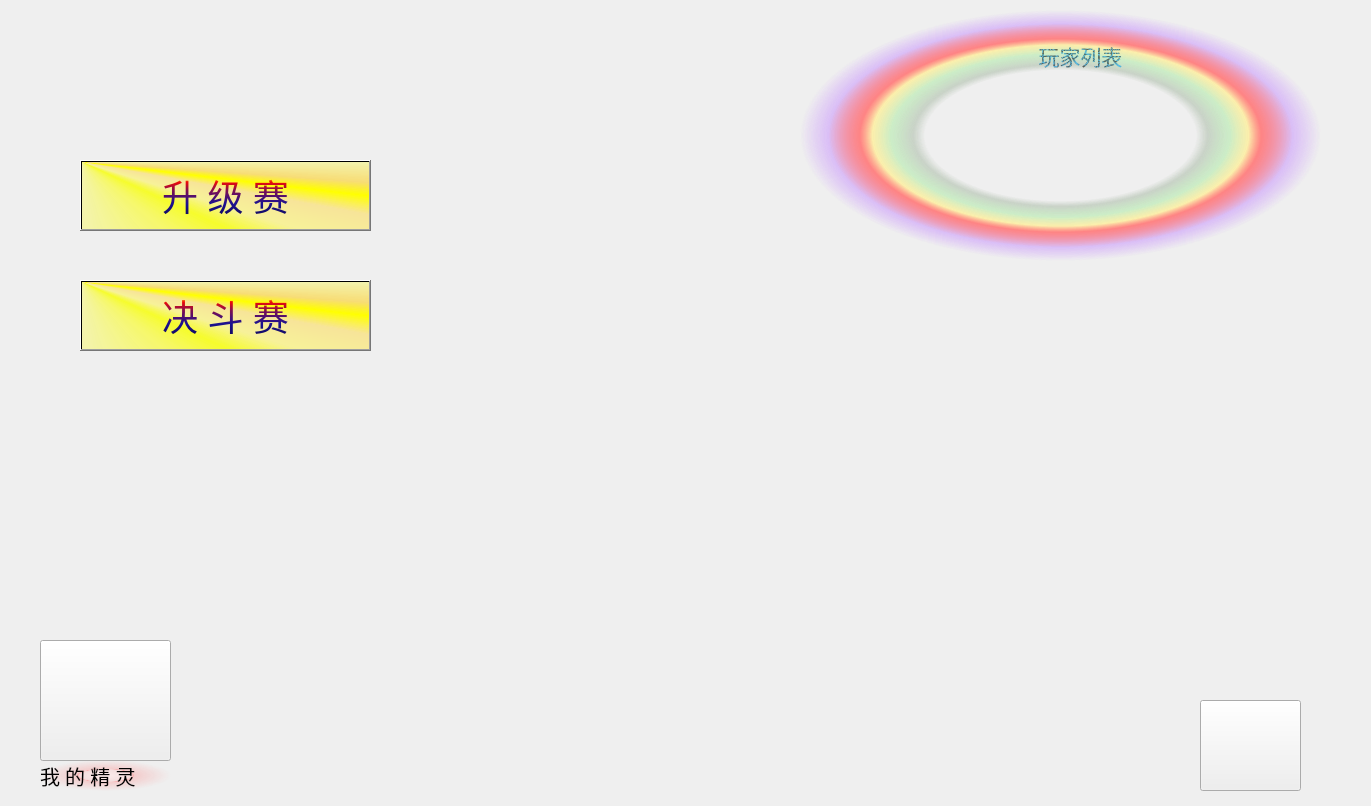
<?xml version="1.0" encoding="UTF-8"?>
<ui version="4.0">
 <class>playerWidget</class>
 <widget class="QWidget" name="playerWidget">
  <property name="geometry">
   <rect>
    <x>0</x>
    <y>0</y>
    <width>1371</width>
    <height>806</height>
   </rect>
  </property>
  <property name="sizePolicy">
   <sizepolicy hsizetype="Fixed" vsizetype="Fixed">
    <horstretch>0</horstretch>
    <verstretch>0</verstretch>
   </sizepolicy>
  </property>
  <property name="minimumSize">
   <size>
    <width>1371</width>
    <height>806</height>
   </size>
  </property>
  <property name="maximumSize">
   <size>
    <width>1371</width>
    <height>806</height>
   </size>
  </property>
  <property name="windowTitle">
   <string>POKBATTLE!</string>
  </property>
  <property name="styleSheet">
   <string notr="true"/>
  </property>
  <widget class="QPushButton" name="mypokButton">
   <property name="geometry">
    <rect>
     <x>40</x>
     <y>640</y>
     <width>131</width>
     <height>121</height>
    </rect>
   </property>
   <property name="font">
    <font>
     <family>华光胖头鱼_CNKI</family>
     <pointsize>25</pointsize>
    </font>
   </property>
   <property name="cursor">
    <cursorShape>PointingHandCursor</cursorShape>
   </property>
   <property name="styleSheet">
    <string notr="true">border-image: url(:/pokpic/pokemonlogo.png);
</string>
   </property>
   <property name="text">
    <string/>
   </property>
  </widget>
  <widget class="QLabel" name="myPokLabel">
   <property name="geometry">
    <rect>
     <x>40</x>
     <y>760</y>
     <width>131</width>
     <height>31</height>
    </rect>
   </property>
   <property name="font">
    <font>
     <family>华光胖头鱼_CNKI</family>
     <pointsize>15</pointsize>
    </font>
   </property>
   <property name="styleSheet">
    <string notr="true">background-color: qradialgradient(spread:pad, cx:0.5, cy:0.5, radius:0.5, fx:0.5, fy:0.5, stop:0 rgba(255, 235, 235, 206), stop:0.35 rgba(255, 188, 188, 80), stop:0.4 rgba(255, 162, 162, 80), stop:0.425 rgba(255, 132, 132, 156), stop:0.44 rgba(252, 128, 128, 80), stop:1 rgba(255, 255, 255, 0));</string>
   </property>
   <property name="text">
    <string>我 的 精 灵</string>
   </property>
  </widget>
  <widget class="QPushButton" name="exit">
   <property name="geometry">
    <rect>
     <x>1200</x>
     <y>700</y>
     <width>101</width>
     <height>91</height>
    </rect>
   </property>
   <property name="sizePolicy">
    <sizepolicy hsizetype="Fixed" vsizetype="Fixed">
     <horstretch>0</horstretch>
     <verstretch>0</verstretch>
    </sizepolicy>
   </property>
   <property name="cursor">
    <cursorShape>PointingHandCursor</cursorShape>
   </property>
   <property name="toolTip">
    <string>登出</string>
   </property>
   <property name="statusTip">
    <string/>
   </property>
   <property name="whatsThis">
    <string/>
   </property>
   <property name="styleSheet">
    <string notr="true">#exit{border-image: url(:/buttons/buttons/Exit (2).png);}</string>
   </property>
   <property name="text">
    <string/>
   </property>
  </widget>
  <widget class="QPushButton" name="levelUpButton">
   <property name="geometry">
    <rect>
     <x>80</x>
     <y>160</y>
     <width>291</width>
     <height>71</height>
    </rect>
   </property>
   <property name="font">
    <font>
     <family>华光胖头鱼_CNKI</family>
     <pointsize>27</pointsize>
    </font>
   </property>
   <property name="cursor">
    <cursorShape>PointingHandCursor</cursorShape>
   </property>
   <property name="styleSheet">
    <string notr="true">color:qlineargradient(spread:pad, x1:0, y1:1, x2:0, y2:0, stop:0 rgba(0, 0, 0, 255), stop:0.05 rgba(14, 8, 73, 255), stop:0.36 rgba(28, 17, 145, 255), stop:0.6 rgba(126, 14, 81, 255), stop:0.75 rgba(234, 11, 11, 255), stop:0.79 rgba(244, 70, 5, 255), stop:0.86 rgba(255, 136, 0, 255), stop:0.935 rgba(239, 236, 55, 255));
background-color: qconicalgradient(cx:0, cy:0, angle:135, stop:0 rgba(255, 255, 0, 69), stop:0.375 rgba(255, 255, 0, 69), stop:0.423533 rgba(251, 255, 0, 145), stop:0.45 rgba(247, 255, 0, 208), stop:0.477581 rgba(255, 244, 71, 130), stop:0.518717 rgba(255, 218, 71, 130), stop:0.55 rgba(255, 255, 0, 255), stop:0.57754 rgba(255, 203, 0, 130), stop:0.625 rgba(255, 255, 0, 69), stop:1 rgba(255, 255, 0, 69));</string>
   </property>
   <property name="text">
    <string>升 级 赛</string>
   </property>
  </widget>
  <widget class="QPushButton" name="duelButton">
   <property name="geometry">
    <rect>
     <x>80</x>
     <y>280</y>
     <width>291</width>
     <height>71</height>
    </rect>
   </property>
   <property name="font">
    <font>
     <family>华光胖头鱼_CNKI</family>
     <pointsize>27</pointsize>
    </font>
   </property>
   <property name="cursor">
    <cursorShape>PointingHandCursor</cursorShape>
   </property>
   <property name="focusPolicy">
    <enum>Qt::NoFocus</enum>
   </property>
   <property name="layoutDirection">
    <enum>Qt::LeftToRight</enum>
   </property>
   <property name="styleSheet">
    <string notr="true">color: qlineargradient(spread:pad, x1:0, y1:1, x2:0, y2:0, stop:0 rgba(0, 0, 0, 255), stop:0.05 rgba(14, 8, 73, 255), stop:0.36 rgba(28, 17, 145, 255), stop:0.6 rgba(126, 14, 81, 255), stop:0.75 rgba(234, 11, 11, 255), stop:0.79 rgba(244, 70, 5, 255), stop:0.86 rgba(255, 136, 0, 255), stop:0.935 rgba(239, 236, 55, 255));
background-color: qconicalgradient(cx:0, cy:0, angle:135, stop:0 rgba(255, 255, 0, 69), stop:0.375 rgba(255, 255, 0, 69), stop:0.423533 rgba(251, 255, 0, 145), stop:0.45 rgba(247, 255, 0, 208), stop:0.477581 rgba(255, 244, 71, 130), stop:0.518717 rgba(255, 218, 71, 130), stop:0.55 rgba(255, 255, 0, 255), stop:0.57754 rgba(255, 203, 0, 130), stop:0.625 rgba(255, 255, 0, 69), stop:1 rgba(255, 255, 0, 69));</string>
   </property>
   <property name="text">
    <string>决 斗 赛</string>
   </property>
  </widget>
  <widget class="QScrollArea" name="playerListScroll">
   <property name="geometry">
    <rect>
     <x>800</x>
     <y>10</y>
     <width>521</width>
     <height>251</height>
    </rect>
   </property>
   <property name="focusPolicy">
    <enum>Qt::StrongFocus</enum>
   </property>
   <property name="styleSheet">
    <string notr="true">background-color:qradialgradient(spread:pad, cx:0.5, cy:0.5, radius:0.5, fx:0.5, fy:0.5, stop:0 rgba(0, 0, 0, 0), stop:0.52 rgba(0, 0, 0, 0), stop:0.565 rgba(82, 121, 76, 33), stop:0.65 rgba(159, 235, 148, 64), stop:0.721925 rgba(255, 238, 150, 129), stop:0.77 rgba(255, 128, 128, 204), stop:0.89 rgba(191, 128, 255, 64), stop:1 rgba(0, 0, 0, 0))</string>
   </property>
   <property name="frameShape">
    <enum>QFrame::NoFrame</enum>
   </property>
   <property name="widgetResizable">
    <bool>true</bool>
   </property>
   <widget class="QWidget" name="playerListWidget">
    <property name="geometry">
     <rect>
      <x>0</x>
      <y>0</y>
      <width>521</width>
      <height>251</height>
     </rect>
    </property>
    <widget class="QLabel" name="onlinePlayerLabel">
     <property name="geometry">
      <rect>
       <x>210</x>
       <y>10</y>
       <width>141</width>
       <height>71</height>
      </rect>
     </property>
     <property name="font">
      <font>
       <family>华光胖头鱼_CNKI</family>
       <pointsize>16</pointsize>
      </font>
     </property>
     <property name="styleSheet">
      <string notr="true">color: qradialgradient(spread:repeat, cx:0.5, cy:0.5, radius:0.077, fx:0.5, fy:0.5, stop:0 rgba(0, 169, 255, 147), stop:0.497326 rgba(0, 0, 0, 147), stop:1 rgba(0, 169, 255, 147));background-color:transparent;</string>
     </property>
     <property name="text">
      <string>玩家列表</string>
     </property>
     <property name="alignment">
      <set>Qt::AlignCenter</set>
     </property>
    </widget>
   </widget>
  </widget>
  <widget class="QLabel" name="levelgold">
   <property name="geometry">
    <rect>
     <x>460</x>
     <y>0</y>
     <width>141</width>
     <height>141</height>
    </rect>
   </property>
   <property name="toolTip">
    <string>拥有15个15级宠物精灵</string>
   </property>
   <property name="whatsThis">
    <string>&lt;html&gt;&lt;head/&gt;&lt;body&gt;&lt;p&gt;拥有15个15级宠物&lt;/p&gt;&lt;/body&gt;&lt;/html&gt;</string>
   </property>
   <property name="text">
    <string/>
   </property>
   <property name="pixmap">
    <pixmap resource="pokemonClientGUI.qrc">:/pokpic/levelgold.png</pixmap>
   </property>
   <property name="scaledContents">
    <bool>true</bool>
   </property>
  </widget>
  <widget class="QLabel" name="pokcopper">
   <property name="geometry">
    <rect>
     <x>10</x>
     <y>10</y>
     <width>111</width>
     <height>101</height>
    </rect>
   </property>
   <property name="toolTip">
    <string>拥有5只宠物精灵</string>
   </property>
   <property name="whatsThis">
    <string>&lt;html&gt;&lt;head/&gt;&lt;body&gt;&lt;p&gt;拥有5只宠物精灵&lt;/p&gt;&lt;/body&gt;&lt;/html&gt;</string>
   </property>
   <property name="accessibleDescription">
    <string/>
   </property>
   <property name="text">
    <string/>
   </property>
   <property name="pixmap">
    <pixmap resource="pokemonClientGUI.qrc">:/pokpic/pokcopper.png</pixmap>
   </property>
   <property name="scaledContents">
    <bool>true</bool>
   </property>
  </widget>
  <widget class="QLabel" name="poksilver">
   <property name="geometry">
    <rect>
     <x>160</x>
     <y>10</y>
     <width>131</width>
     <height>101</height>
    </rect>
   </property>
   <property name="toolTip">
    <string>拥有10只宠物精灵</string>
   </property>
   <property name="whatsThis">
    <string>&lt;html&gt;&lt;head/&gt;&lt;body&gt;&lt;p&gt;拥有10只宠物精灵&lt;/p&gt;&lt;/body&gt;&lt;/html&gt;</string>
   </property>
   <property name="text">
    <string/>
   </property>
   <property name="pixmap">
    <pixmap resource="pokemonClientGUI.qrc">:/pokpic/poksilver.png</pixmap>
   </property>
   <property name="scaledContents">
    <bool>true</bool>
   </property>
  </widget>
  <widget class="QLabel" name="levelsilver">
   <property name="geometry">
    <rect>
     <x>260</x>
     <y>10</y>
     <width>121</width>
     <height>121</height>
    </rect>
   </property>
   <property name="toolTip">
    <string>拥有10个15级宠物精灵</string>
   </property>
   <property name="whatsThis">
    <string>&lt;html&gt;&lt;head/&gt;&lt;body&gt;&lt;p&gt;拥有10个15级宠物&lt;/p&gt;&lt;/body&gt;&lt;/html&gt;</string>
   </property>
   <property name="text">
    <string/>
   </property>
   <property name="pixmap">
    <pixmap resource="pokemonClientGUI.qrc">:/pokpic/levelsilver.png</pixmap>
   </property>
   <property name="scaledContents">
    <bool>true</bool>
   </property>
  </widget>
  <widget class="QLabel" name="levelcopper">
   <property name="geometry">
    <rect>
     <x>90</x>
     <y>30</y>
     <width>111</width>
     <height>111</height>
    </rect>
   </property>
   <property name="toolTip">
    <string>拥有5个15级宠物精灵</string>
   </property>
   <property name="whatsThis">
    <string>&lt;html&gt;&lt;head/&gt;&lt;body&gt;&lt;p&gt;拥有5个15级宠物&lt;/p&gt;&lt;/body&gt;&lt;/html&gt;</string>
   </property>
   <property name="text">
    <string/>
   </property>
   <property name="pixmap">
    <pixmap resource="pokemonClientGUI.qrc">:/pokpic/levelcopper.png</pixmap>
   </property>
   <property name="scaledContents">
    <bool>true</bool>
   </property>
  </widget>
  <widget class="QLabel" name="pokgold">
   <property name="geometry">
    <rect>
     <x>360</x>
     <y>0</y>
     <width>121</width>
     <height>111</height>
    </rect>
   </property>
   <property name="toolTip">
    <string>拥有15只宠物精灵</string>
   </property>
   <property name="whatsThis">
    <string>&lt;html&gt;&lt;head/&gt;&lt;body&gt;&lt;p&gt;拥有15只宠物精灵&lt;/p&gt;&lt;/body&gt;&lt;/html&gt;</string>
   </property>
   <property name="text">
    <string/>
   </property>
   <property name="pixmap">
    <pixmap resource="pokemonClientGUI.qrc">:/pokpic/pokgold.png</pixmap>
   </property>
   <property name="scaledContents">
    <bool>true</bool>
   </property>
  </widget>
  <widget class="QLabel" name="backgroundLabel">
   <property name="geometry">
    <rect>
     <x>0</x>
     <y>0</y>
     <width>1371</width>
     <height>811</height>
    </rect>
   </property>
   <property name="text">
    <string/>
   </property>
   <property name="pixmap">
    <pixmap resource="pokemonClientGUI.qrc">:/pokpic/p1.png</pixmap>
   </property>
   <property name="scaledContents">
    <bool>true</bool>
   </property>
  </widget>
  <zorder>backgroundLabel</zorder>
  <zorder>mypokButton</zorder>
  <zorder>myPokLabel</zorder>
  <zorder>exit</zorder>
  <zorder>levelUpButton</zorder>
  <zorder>duelButton</zorder>
  <zorder>playerListScroll</zorder>
  <zorder>pokcopper</zorder>
  <zorder>poksilver</zorder>
  <zorder>levelcopper</zorder>
  <zorder>pokgold</zorder>
  <zorder>levelgold</zorder>
  <zorder>levelsilver</zorder>
 </widget>
 <resources>
  <include location="pokemonClientGUI.qrc"/>
 </resources>
 <connections>
  <connection>
   <sender>levelUpButton</sender>
   <signal>clicked()</signal>
   <receiver>playerWidget</receiver>
   <slot>upgradeSlot()</slot>
   <hints>
    <hint type="sourcelabel">
     <x>273</x>
     <y>192</y>
    </hint>
    <hint type="destinationlabel">
     <x>277</x>
     <y>-8</y>
    </hint>
   </hints>
  </connection>
  <connection>
   <sender>duelButton</sender>
   <signal>clicked()</signal>
   <receiver>playerWidget</receiver>
   <slot>duelSlot()</slot>
   <hints>
    <hint type="sourcelabel">
     <x>200</x>
     <y>314</y>
    </hint>
    <hint type="destinationlabel">
     <x>216</x>
     <y>-4</y>
    </hint>
   </hints>
  </connection>
  <connection>
   <sender>exit</sender>
   <signal>clicked()</signal>
   <receiver>playerWidget</receiver>
   <slot>returnSlot()</slot>
   <hints>
    <hint type="sourcelabel">
     <x>1218</x>
     <y>745</y>
    </hint>
    <hint type="destinationlabel">
     <x>1194</x>
     <y>820</y>
    </hint>
   </hints>
  </connection>
  <connection>
   <sender>mypokButton</sender>
   <signal>clicked()</signal>
   <receiver>playerWidget</receiver>
   <slot>myPokSlot()</slot>
   <hints>
    <hint type="sourcelabel">
     <x>138</x>
     <y>685</y>
    </hint>
    <hint type="destinationlabel">
     <x>133</x>
     <y>815</y>
    </hint>
   </hints>
  </connection>
 </connections>
 <slots>
  <slot>upgradeSlot()</slot>
  <slot>duelSlot()</slot>
  <slot>returnSlot()</slot>
  <slot>myPokSlot()</slot>
 </slots>
</ui>
